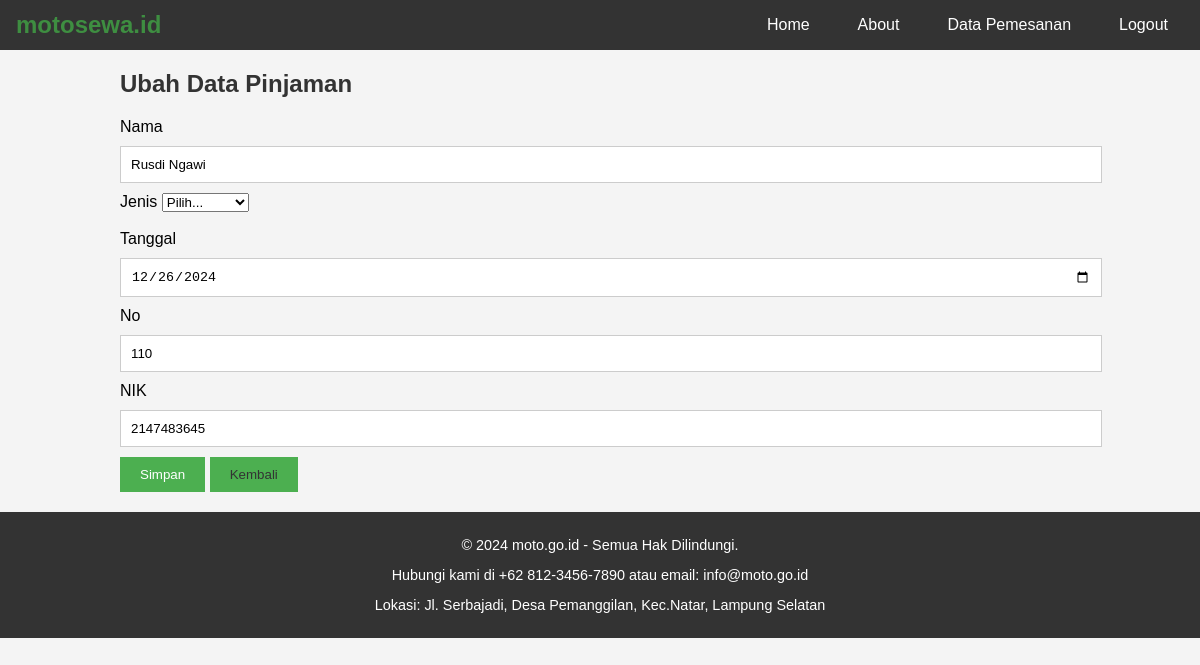
The app's page /update.php?id=3 (signed in) with its own data.
### tables this page shows
CREATE TABLE `tbpinjam` (
  `id` int(11) NOT NULL,
  `nama` varchar(30) NOT NULL,
  `jenis` varchar(40) NOT NULL,
  `tanggal` date NOT NULL,
  `no` int(13) NOT NULL,
  `nik` int(16) NOT NULL
);

### functions.php (called while the page is built, shortened)
<?php
$conn = mysqli_connect("localhost", "root", "", "dbmotor");
function query ($query){
    global $conn;
    $result = mysqli_query($conn,$query);
    $rows = [];
    while ($row = mysqli_fetch_assoc ($result)){
        $rows[]=$row;
    }
    return $rows;
};
?>

### update.php (the view, shortened to what this page needs)
<?php
include 'functions.php';
$id = $_GET["id"];
$dp = query("SELECT * FROM tbpinjam WHERE id = $id")[0];
?>
<!DOCTYPE html>
<html lang="en">
<head>
    <link rel="stylesheet" href="style.css">
</head>
<body>
<nav class="navbar">
        <div class="logo">motosewa.id</div>
        <div class="menu">
            <a href="index.php">Home</a>
            <a href="about.php">About</a>
            <a href="list.php">Data Pemesanan</a>
            <a href="logout.php" onclick="return confirmLogout('Anda yakin ingin logout?');">Logout</a>
        </div>
    </nav>
<div class="container">
    <h2>Ubah Data Pinjaman</h2>
    <form method="post">
        <label>Nama</label>
        <input type="text" name="nama" id="nama" value="<?= $dp["nama"]; ?>" required>
        <label>Jenis</label>
        <select name="jenis" id="jenis" value="<?= $dp["jenis"]; ?>" required>
        <option selected disabled value="<?= $dp["jenis"]; ?>">Pilih...</option>
    </select>
    <br>
    <br>
    <label>Tanggal</label>
    <input type="date" name="tanggal" id="tanggal" value="<?= $dp["tanggal"]; ?>" required>
    <label>No</label>
    <input type="text" name="no" id="no" value="<?= $dp["no"]; ?>" required>
    <label>NIK</label>
    <input type="text" name="nik" id="nik" value="<?= $dp["nik"]; ?>" required>
    <button name="submit" type="submit">Simpan</button>
    <button><a href="list.php">Kembali</a></button>
    </form>
</div>
        <footer>
        <p>&copy; 2024 moto.go.id - Semua Hak Dilindungi.</p>
        <p>Hubungi kami di +62 812-3456-7890 atau email: info@moto.go.id</p>
        <p>Lokasi: Jl. Serbajadi, Desa Pemanggilan, Kec.Natar, Lampung Selatan</p>
    </footer>
</body>
</html>

### style.css (style rules this page uses)
body { font-family: Arial, sans-serif; background-color: #f4f4f4; margin: 0; padding: 0; }
.navbar { display: flex; justify-content: space-between; align-items: center; background-color: #333; padding: 0.5rem 1rem; }
.navbar a { color: white; text-decoration: none; padding: 0.5rem 1rem; }
.navbar .logo { font-size: 1.5rem; font-weight: bold; color: #3e8e41; }
.navbar .menu { display: flex; gap: 1rem; }
.container { width: 80%; margin: 0 auto; }
footer { width: 100%; background-color: #333; color: white; text-align: center; padding: 10px 0; margin-top: 20px; font-size: 0.9rem; }
h2 { color: #333; }
a { color: #333; text-decoration: none; }
button { background-color: #4CAF50; color: white; padding: 10px 20px; border: none; cursor: pointer; }
input { padding: 10px; margin: 10px 0; width: 100%; border: 1px solid #ccc; }

### records on screen
tbpinjam: nama "Rusdi Ngawi", jenis "Pilih...", tanggal "12/26/2024", no "110", nik "2147483645"
